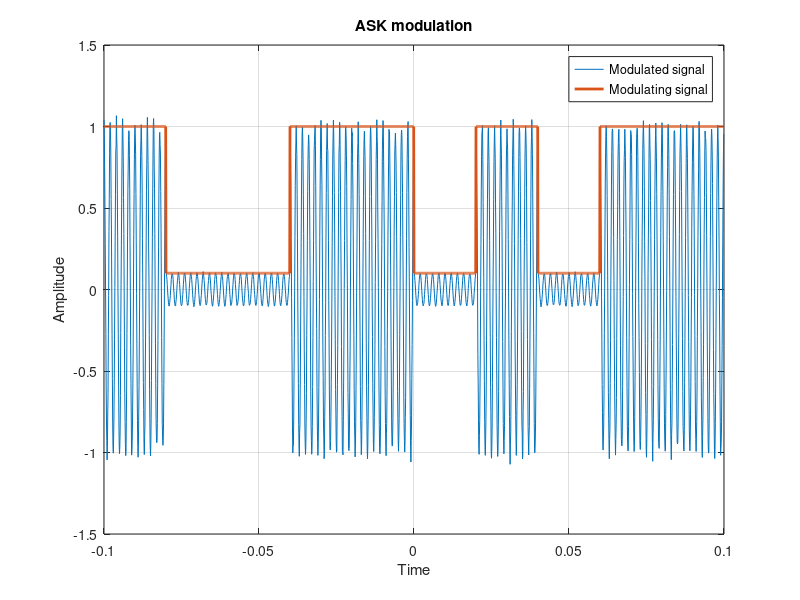
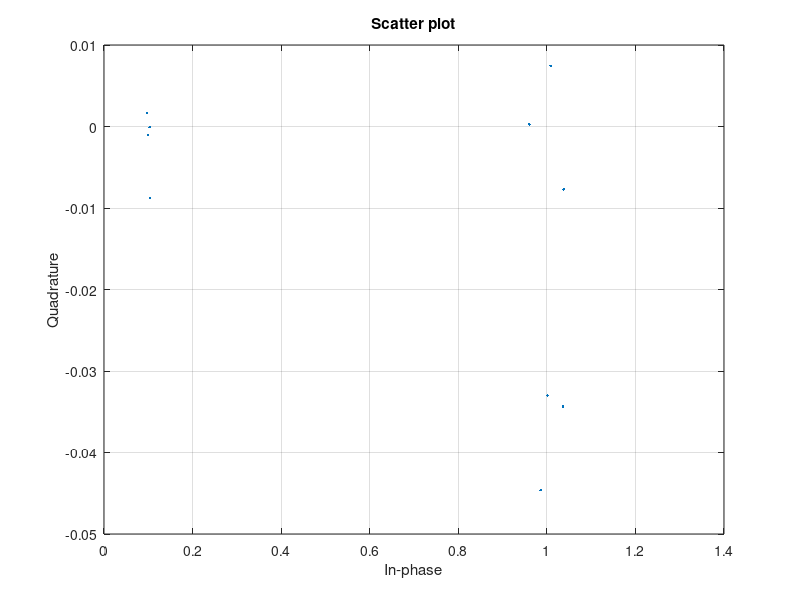
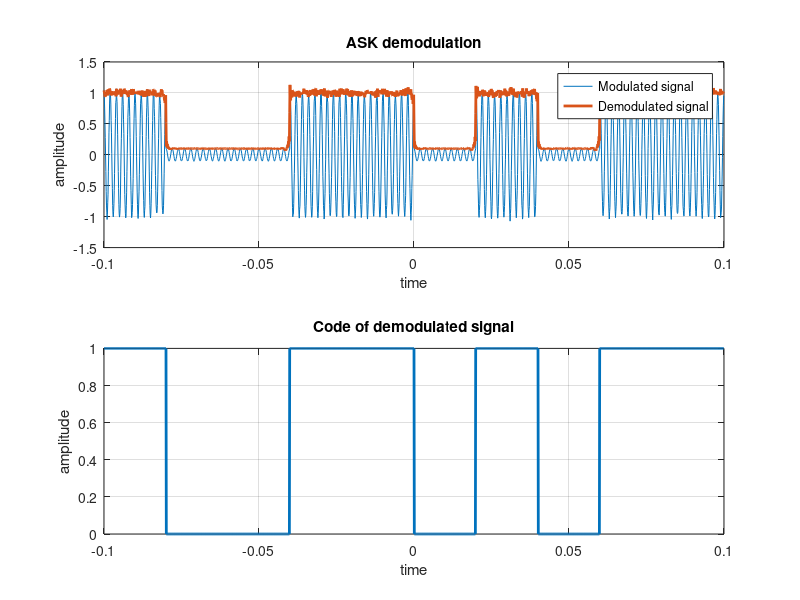

Write MATLAB code to recreate these figures, in order.
clear, clc, close all;

fs = 10000;
ts = -0.1 : 1/fs : 0.1-1/fs;
N = length(ts);

%% carrier frequency
fc = cos(2*pi*500*ts);
fc = awgn(fc,30);

%% modulating signal
% one-byte length in counts
n_for_bit = 200;
% coded sequence
code = [1 0.1 0.1 1 1 0.1 1 0.1 1 1];

% create modulating signal
fm = zeros(1,N);
for i=1:length(code)
    for j=n_for_bit*(i-1)+1:n_for_bit*i
        fm(j) = code(i);
    end
end

%% amplitude manipulation
x = fc.*fm;

plot(ts,x,'LineWidth',0.5), grid on, hold on
plot(ts,fm,'LineWidth',2), grid on
title('ASK modulation')
xlabel('Time'), ylabel('Amplitude')
legend({'Modulated signal';'Modulating signal'})

%% signal constellation
scatterplot(hilbert(x),n_for_bit,round(n_for_bit/2)), grid on

%% amplitude demodulation
% Hilbert transform
h  = hilbert(x);

figure;
subplot(2,1,1);
plot(ts,x,'LineWidth',0.5), grid on, hold on;
plot(ts,abs(h),'LineWidth',2), grid on;
title('ASK demodulation');
xlabel('time'), ylabel('amplitude');
legend({'Modulated signal';'Demodulated signal'});

% comparator
dem = zeros(1,length(h));
for i=1:length(h)
    if abs(h(i))>=0.5
        dem(i) = 1;
    else
        dem(i) = 0;
    end
end

subplot(2,1,2);
plot(ts,dem,'LineWidth',2), grid on;
title('Code of demodulated signal');
xlabel('time'), ylabel('amplitude');

